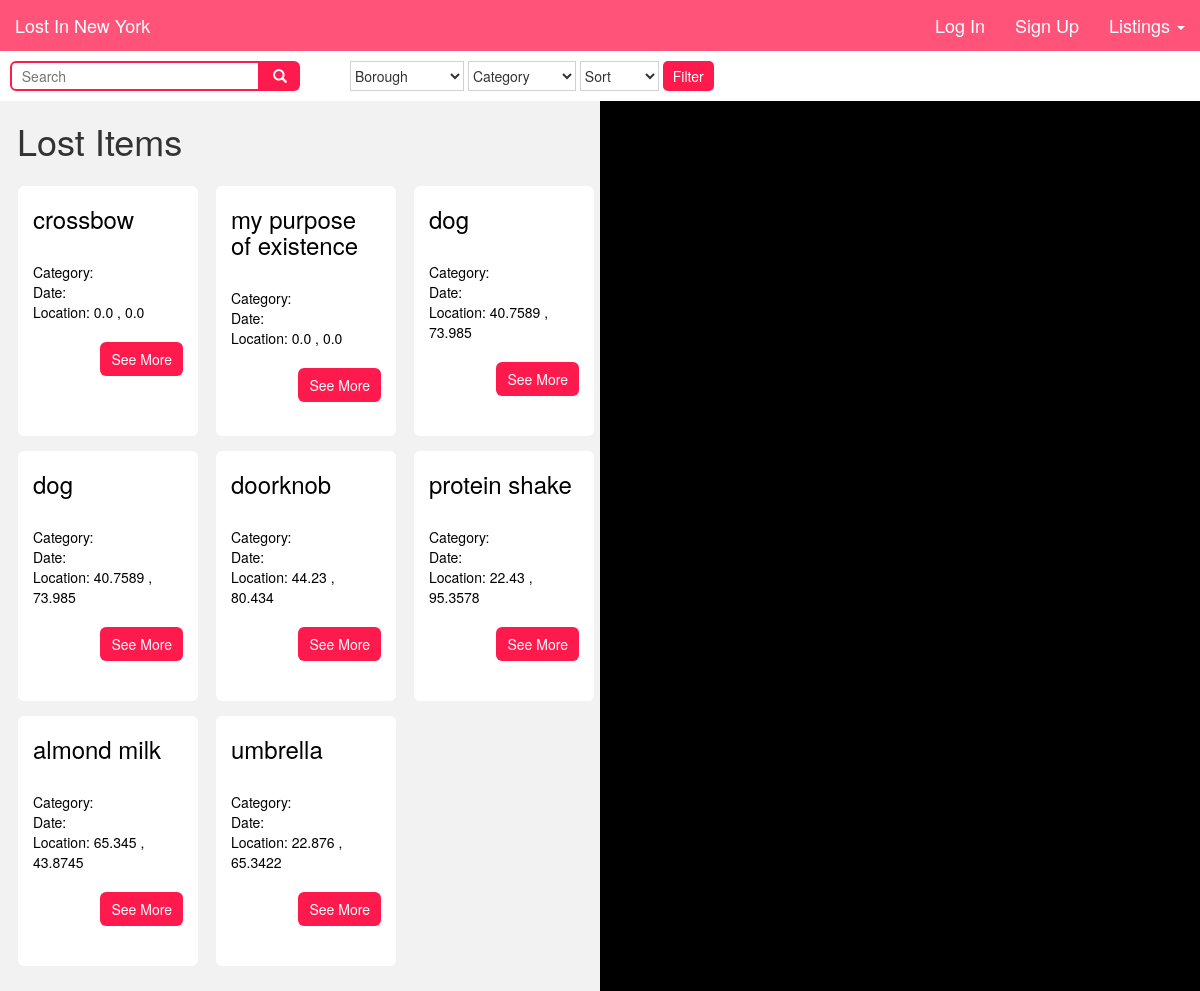
/lost_postings, run on the app's committed database.
### tables this page shows
CREATE TABLE "lost_items" (
	`id`	INT,
	`item`	TEXT,
	`description`	TEXT,
	`category`	TEXT,
	`account_id`	INT,
	`location`	TEXT,
	`lat`	FLOAT,
	`long`	FLOAT,
	`date`	TEXT
);

### app.py (the view)
@app.route('/lost_postings', methods=['GET', 'POST'])
def list_lost_items():
    list = database.item_listings('lost')
    unique_locations = database.find_unique_locations('lost')
    if not session.get('username'):
        return render_template("lost_postings.html", loggedIn=False, api_key=map_api_key, listings=list, unique=unique_locations)
    else:
        return render_template("lost_postings.html", loggedIn=True, api_key=map_api_key, listings=list, unique=unique_locations)

### util/database.py (called while the page is built)
def item_listings(lost_found):
    db = sqlite3.connect("data/lost_and_found.db")
    c = db.cursor()
    a = 'SELECT * FROM ' + lost_found + '_items'
    x = c.execute(a)
    item_list = []
    for bar in x:
        item_id = bar[0]
        item_name = bar[1]
        item_desc = bar[2]
        item_lat = bar[6]
        item_long = bar[7]
        item_location = bar[5]
        item_date = bar[8]
        item = {}
        item['item_id'] = item_id
        item['item_name'] = item_name
        item['item_desc'] = item_desc
        item['item_lat'] = item_lat
        item['item_long'] = item_long
        item['item_location'] = item_location
        item['item_date'] = item_date
        item_list.append(item)
    db.commit()
    db.close()
    return item_list

def find_unique_locations(lost_found):
    db = sqlite3.connect("data/lost_and_found.db")
    c = db.cursor()
    a = 'SELECT lat, long FROM ' + lost_found + '_items'
    x = c.execute(a)
    locations = []
    for loc in x:
        if (loc not in locations):
            locations.append(loc)
    return locations

### templates/lost_postings.html (shortened to what this page needs)
{% extends "base.html" %}
{% block content %}
<div class="filter">
  <form action="/lost_postings" method="POST">
    <div id="search-wrapper">
      <input type="text" placeholder="  Search" name="search" id="search-input">
      <button type="button" id="search-btn" name="submit-search" value="searched">
        <span class="glyphicon glyphicon-search"></span>
      </button>
    </div>
    <div id="white-block"></div>
    <select class="filterdrop" name="borough">
      <option value="none">Borough</option>
    </select>
    <select class="filterdrop" name="category">
      <option value="none">Category</option>
    </select>
    <select class="filterdrop" name="date">
      <option value="none">Sort</option>
    </select>
    <input id="filterbtn" type="submit" name="filter" value="Filter">
  </form>
</div>
<div id="overflow">
    <div class="postings">
      <h1 style="padding-left:17px;"> Lost Items</h1>
      {% for item in listings %}
        <div id="post-container">
          <h3>{{item['item_name']}}</h3><br>
          Category: {{item[1]}}<br>
          Date: {{item[2]}}<br>
          Location: {{item['item_lat']}} , {{item['item_long']}}<br><br>
          <form action="/single_posting" method="POST">
            <input type="submit" class="btn" style="float:right;" name="single_post" value="See More">
          </form>
        </div>
      {% endfor %}
    </div>
  <div id="sidemap"></div>
</div>
{% endblock %}

### templates/base.html (shortened to what this page needs)
<!DOCTYPE html>
<html>
  <head>
    <link rel="stylesheet" href="https://maxcdn.bootstrapcdn.com/bootstrap/3.3.7/css/bootstrap.min.css">
    <link rel="stylesheet" type="text/css" href="static/custom.css">
  </head>
  <body>
    <nav class="navbar navbar-fixed-top">
      <div class="container-fluid">
        <a class="navbar-brand" href="/">Lost In New York</a>
        <ul class="nav navbar-nav navbar-right">
        {% if loggedIn %}
          <li><a href="/profile">Profile</a></li>
          <li><a href="/logout">Log Out</a></li>
        {% else %}
          <li><a href="#" id="popupbox">Log In</a></li>
          <li><a href="/signup">Sign Up</a></li>
        {% endif %}
          <li class="dropdown">
            <a class="dropdown-toggle" href="#" data-toggle="dropdown">Listings <span class="caret"></span></a>
          </li>
        </ul>
      </div>
    </nav>
    {% block content %}
    {% endblock %}
  </body>
</html>

### static/custom.css (style rules this page uses)
html { font-family: 'Open Sans', sans-serif; }
body { padding-top: 51px; }
a { color: white; }
.btn { color: white; background-color: #ff1a4e; border-radius: 6px 6px 6px 6px; padding: 6px 10px 6px 10px; }
#overflow { overflow: hidden; }
.navbar { background-color: #ff1a4e; opacity: 0.75; position: fixed; width: 100%; font-size: 18px; }
.navbar-brand { font-size: 18px; }
.postings { float: left; width: 50vw; overflow-y: auto; height: 100vh; height: calc(100vh - 101px); background-color: #f2f2f2; padding-bottom: 25px; }
#sidemap { width: 50vw; height: calc(100vh - 101px); float: right; background-color: black; }
#post-container { width: 15vw; height: 250px; background-color: white; border: none; border-radius: 6px 6px 6px 6px; color: black; padding: 0px 15px 15px 15px; float: left; margin-left: 18px; margin-top: 15px; }
.filter { width: 100vw; height: 50px; background-color: white; padding: 10px; }
.filter .filterdrop { border-width: 1px; border-color: #d2d2d2; padding-right: 10px; height: 30px; background-color: white; }
#filterbtn { height: 30px; background-color: #ff1a4e; border-style: none; color: white; padding-left: 10px; padding-right: 10px; border-radius: 5px 5px 5px 5px; }
#white-block { width: 50px; height: 30px; border-style: none; border-color: white; float: left; }
#search-wrapper { float: left; height: 30px; width: 290px; }
#search-input { height: 30px; width: 250px; border-style: solid; border-radius: 6px 0px 0px 6px; border-color: #ff1a4e; }
#search-btn { height: 30px; width: 40px; background-color: #ff1a4e; color: white; float: right; border-style: none; border-radius: 0px 6px 6px 0px; }

### data on the page
lost_items: item_name "crossbow", item_lat "0.0", item_long "0.0"
lost_items: item_name "my purpose of existence", item_lat "0.0", item_long "0.0"
lost_items: item_name "dog", item_lat "40.7589", item_long "73.985"
lost_items: item_name "dog", item_lat "40.7589", item_long "73.985"
lost_items: item_name "doorknob", item_lat "44.23", item_long "80.434"
lost_items: item_name "protein shake", item_lat "22.43", item_long "95.3578"
lost_items: item_name "almond milk", item_lat "65.345", item_long "43.8745"
lost_items: item_name "umbrella", item_lat "22.876", item_long "65.3422"
